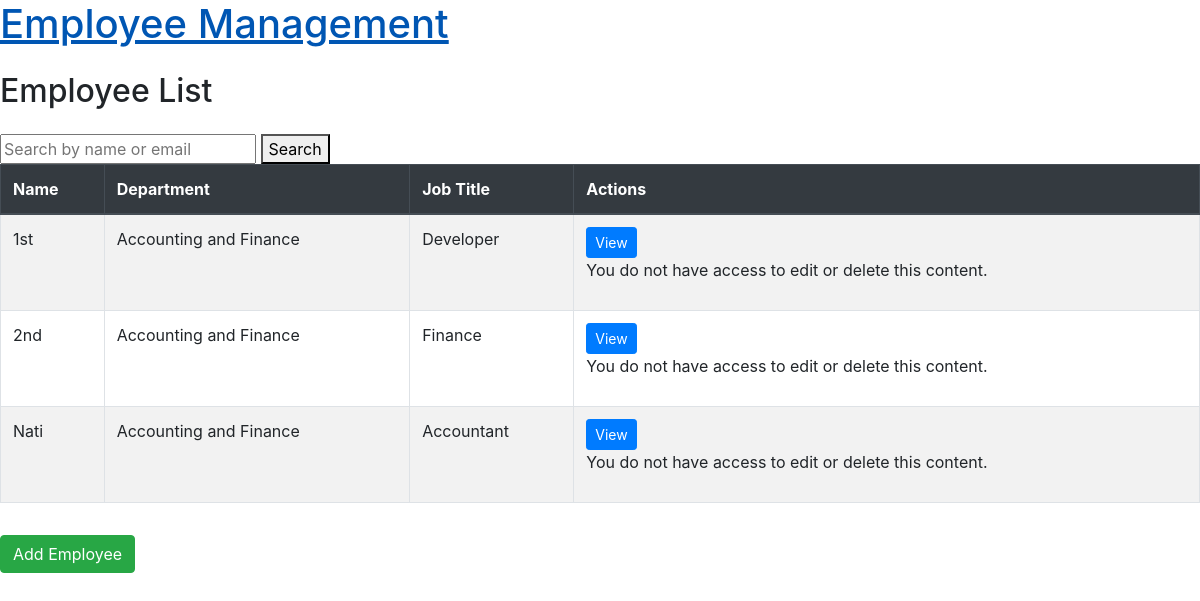
The page /employees/ (signed in) on the database as committed earlier.
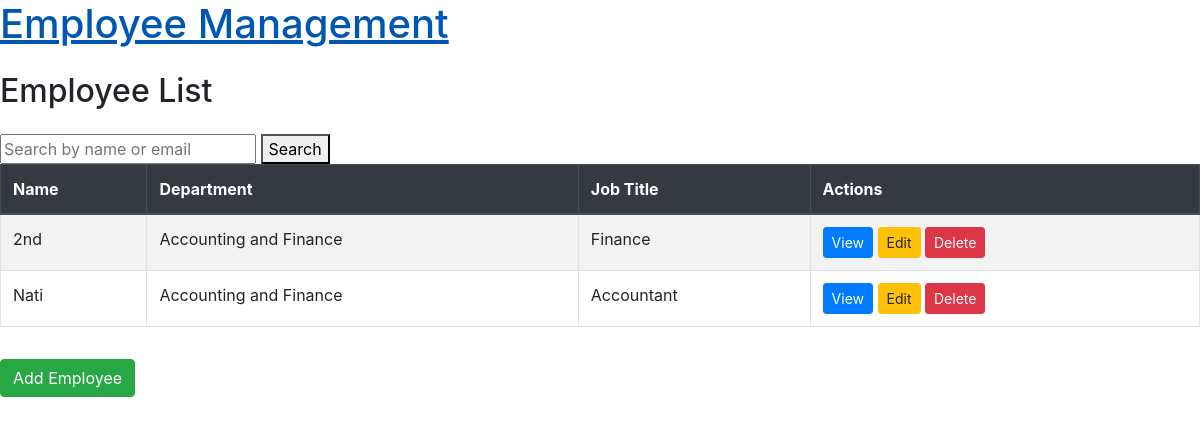
The same page on the database as committed later.
### employees/models.py (models this page shows, shortened)
class Employee(models.Model):
    user = models.OneToOneField(settings.AUTH_USER_MODEL, on_delete=models.CASCADE)
    department = models.ForeignKey(Department, on_delete=models.SET_NULL, null=True)
    job_title = models.CharField(max_length=100)
    address = models.CharField(max_length=255)
    contact_number = models.CharField(max_length=15)
    date_of_hire = models.DateField()
    documents = models.FileField(upload_to="employee_docs/", blank=True)

class CustomUser(AbstractBaseUser, PermissionsMixin):
    email = models.EmailField(unique=True)
    firstname = models.CharField(max_length=30)
    last_name = models.CharField(max_length=30)
    is_staff = models.BooleanField(default=False)
    is_active = models.BooleanField(default=True)
    is_superuser = models.BooleanField(default=False)
    date_joined = models.DateTimeField(auto_now_add=True)
    objects = CustomUserManager()
    USERNAME_FIELD = "email"
    REQUIRED_FIELDS = ["firstname", "last_name"]

class Department(models.Model):
    name = models.CharField(max_length=100)
    description = models.TextField(blank=True)

### employees/views.py (the view)
# urls.py: path("", views.EmployeeListView.as_view(), name="employee_list"),
class EmployeeListView(LoginRequiredMixin, ListView):
    model = Employee
    template_name = "employees/employee_list.html"
    context_object_name = "employees"
    def get_queryset(self):
        query = self.request.GET.get("q")
        if query:
            return Employee.objects.filter(
                Q(employee__firstname__icontains=query)
                | Q(employee__email__icontains=query)
            )
        return super().get_queryset()

### attendance/templatetags/custom_tags.py (called while the page is built)
@register.simple_tag(takes_context=True)
def user_in_groups(context, *group_names):
    user = context['request'].user
    return user.groups.filter(name__in=group_names).exists()

### templates/employees/employee_list.html
{% extends 'base.html' %}
{% load custom_tags %}
{% block content %}
  <div class="mt-4">
    <h2 class="mb-4">Employee List</h2>
    <form method="get" action=".">
      <input type="text" name="q" placeholder="Search by name or email" value="{{ request.GET.q }}">
      <button type="submit">Search</button>
    </form>
    {% if employees %}
      <table class="table table-striped table-bordered">
        <thead class="thead-dark">
          <tr>
            <th>Name</th>
            <th>Department</th>
            <th>Job Title</th>
            <th>Actions</th>
          </tr>
        </thead>
        <tbody>
          {% for employee in employees %}
            <tr>
              <td>{{ employee.user.firstname }}</td>
              <td>{{ employee.department.name }}</td>
              <td>{{ employee.job_title }}</td>
              <td>
                <a class="btn btn-primary btn-sm" href="{% url 'employee_detail' employee.pk %}">View</a>
                {% user_in_groups "Manager" "Admin" as is_member %}
                {% if is_member %}
                  <a class="btn btn-warning btn-sm" href="{% url 'employee_edit' employee.pk %}">Edit</a>
                  <a class="btn btn-danger btn-sm" href="{% url 'employee_delete' employee.pk %}">Delete</a>
                {% else %}
                  <p>You do not have access to edit or delete this content.</p>
                {% endif %}
              </td>
            </tr>
          {% endfor %}
        </tbody>
      </table>
    {% else %}
      <p>No employee record found for the given search query.</p>
    {% endif %}
    <a class="btn btn-success mt-3" href="{% url 'employee_add' %}">Add Employee</a>
  </div>
{% endblock %}

Rows that differ between the two databases and show on the page:
removed Employee: user.firstname "1st", department.name "Accounting and Finance", job_title "Developer", shows "You do not have access to edit or delete this content."
computed for Employee "Finance": text "You do not have access to edit or delete this content." → "Edit Delete"
computed for Employee "Accountant": text "You do not have access to edit or delete this content." → "Edit Delete"
